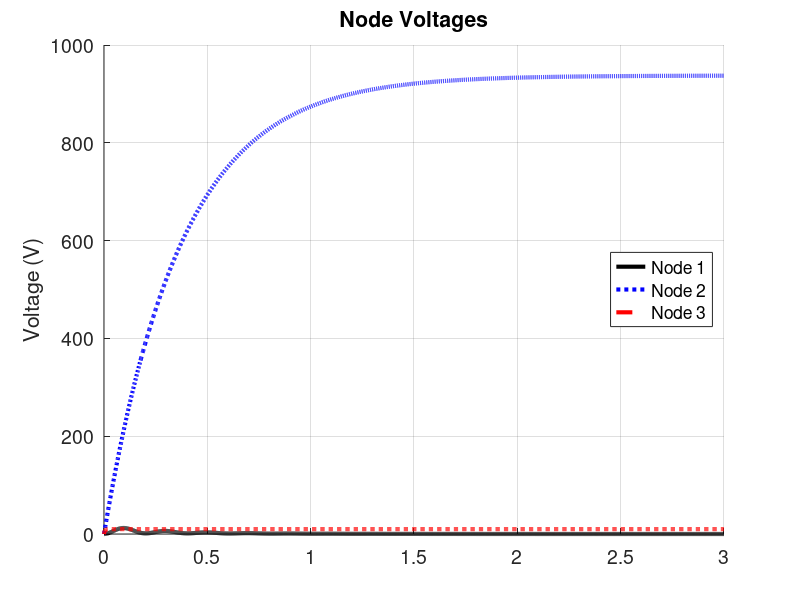
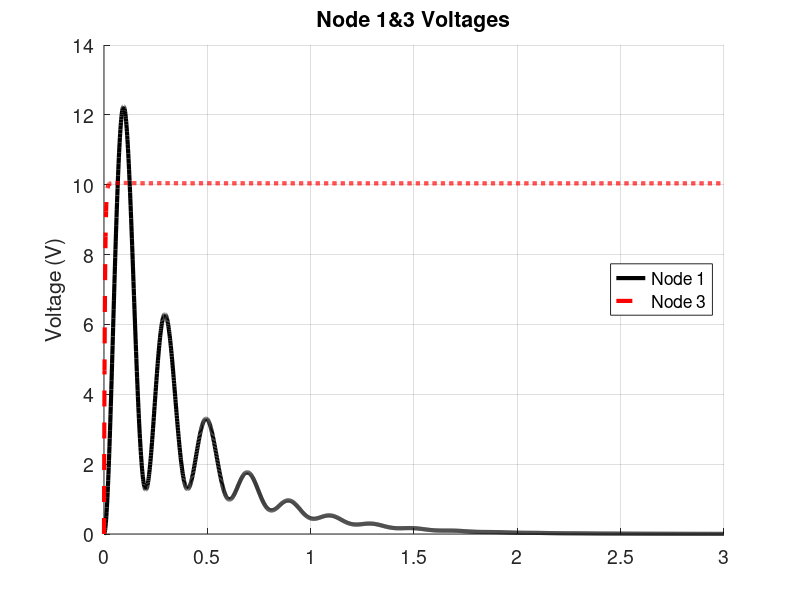

MATLAB code for these plots, in order:
%%%%%%%%%%%%%%%%%%%%
% Nodal Analysis (Matrix Method) Tutorial
%
% This is a stand-alone script for solving the RLC circuit problem
% that is used to introduce the Matrix Method for solving 
% nodal analysis problems in ELEC 341.
%
% Calling Syntax:
% nodal
%
% Note: All variables cleared when this is run
%
% Author: Leo Stocco
%%%%%%%%%%%%%%%%%%%%

clear all; clc;

% Parameters
R1 = 200;       % (Ohm)
R2 = 500;       % (Ohm)
R3 = 300;       % (Ohm)
L1 = 1;         % (H)
L2 = 2;         % (H)
C1 = 1e-3;      % (F)
C2 = 2e-3;      % (F)

I  = 5;         % (A)

%%%%%%%%%%%%%%%%
% Solve
%%%%%%%%%%%%%%%%
s = tf('s');                % Laplace operator

% Impedances
zr1   = R1;
zr2   = R2;
zr3   = R3;

zl1   = s*L1;
zl2   = s*L2;

zc1   = 1/(s*C1);
zc2   = 1/(s*C2);

% Admittances
yr1   = 1/zr1;
yr2   = 1/zr2;
yr3   = 1/zr3;

yl1   = 1/zl1;
yl2   = 1/zl2;

yc1   = 1/zc1;
yc2   = 1/zc2;

% Y matrix
% Avoid using the transpose operator in any matrix containing the
% Laplace operator 's' or you may get an unexpected negative sign
Y = [ yr1+yr3+yl1+yc1   -yr3            0
     -yr3                yr2+yr3+yc2   -yr2
      0                 -yr2            yr2+yl2];

% I vector
I = [0; I; 0];

% Solve for voltage vector
V = inv(Y) * I;

% Display the 3 transfer functions that result
% Could have just omitted the ";" from the previous command
V

% Compute voltages
[v t] = step(V);

%%%%%%%%%%%%%%%%
% Plot
%%%%%%%%%%%%%%%%
% Plot all voltages together
figure(1); clf; hold on; grid on;
plot(t, v(:,1), 'k-',  'Linewidth', 3);
plot(t, v(:,2), 'b:',  'Linewidth', 3);
plot(t, v(:,3), 'r--', 'Linewidth', 3);
title('Node Voltages');
ylabel('Voltage (V)');
legend('Node 1', 'Node 2', 'Node 3', 'Location', 'East');
set(gca, 'FontSize', 14);

% Re-Plot voltage at node 1 by itself
figure(2); clf; hold on; grid on;
plot(t, v(:,1), 'k-',  'Linewidth', 3);
plot(t, v(:,3), 'r--', 'Linewidth', 3);
title('Node 1&3 Voltages');
ylabel('Voltage (V)');
legend('Node 1', 'Node 3', 'Location', 'East');
set(gca, 'FontSize', 14);

